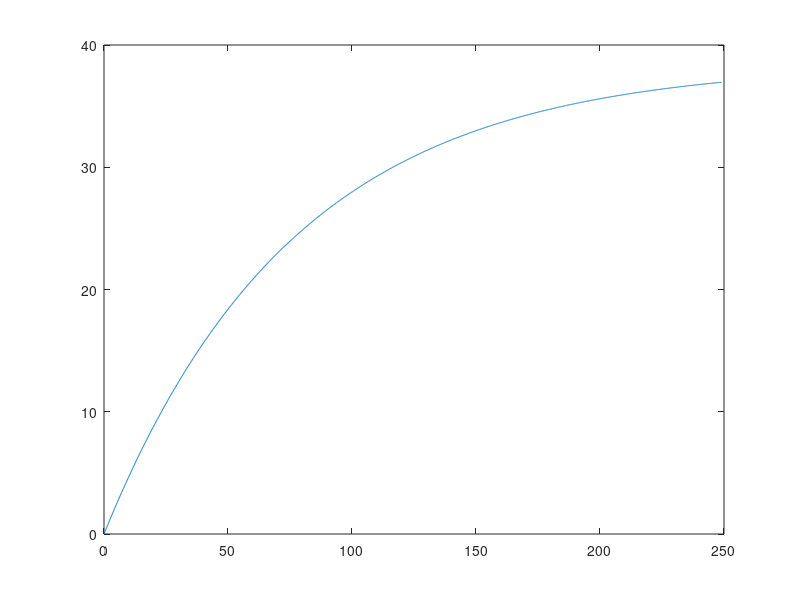

Reproduce this figure in MATLAB. (Note: this script raises an error after producing the figure.)
%%
clc;clear all;close all;
%%
ts = 0.1;
N = 250;
time = 0:ts:N-1;
Gp = tf([1e-3],[1 0.013]);
throttle_input = [];
for ii = 1:length(time)
    throttle_input(ii, 1) = 500;
end

%%
fs = 1/N
[out,t] = lsim(Gp, throttle_input,time);
plot(t,out)

data = iddata(out,throttle_input,ts);

%% fit a first order Transfer Function Linear Time-Invariant
np = 1; %first order tf
sys = tfest(data,np)